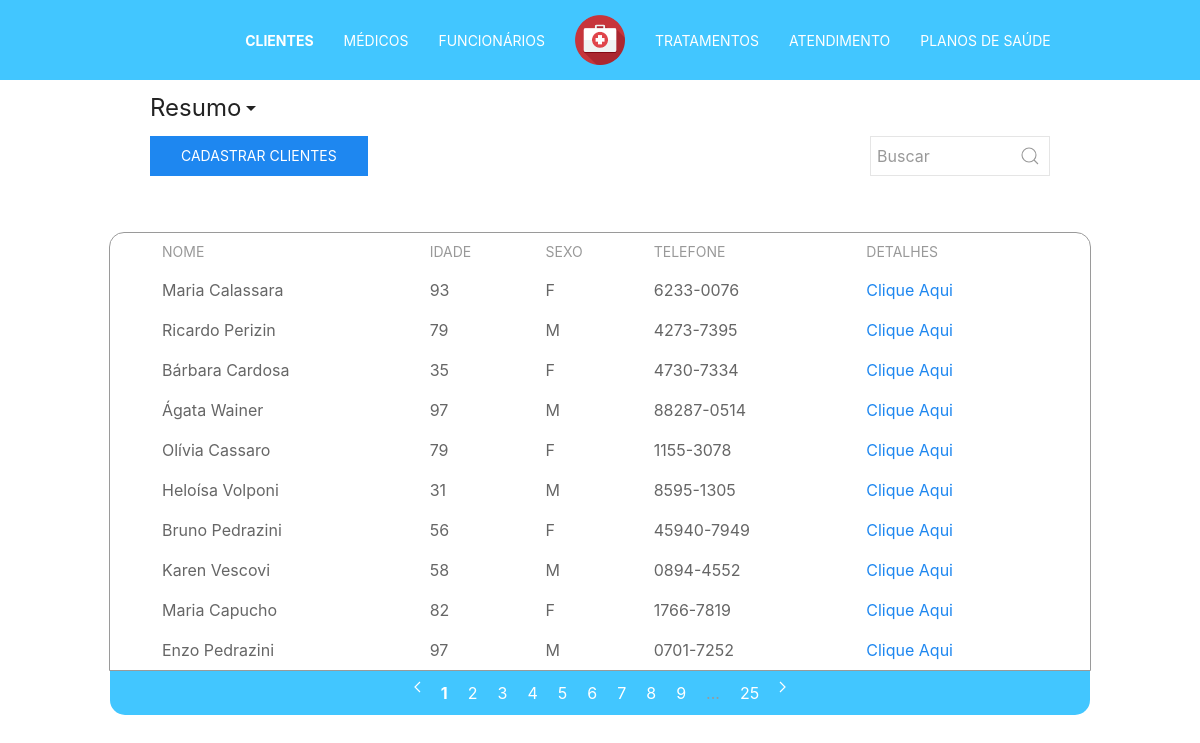
Screenshot of /php/pages/list.php?type=clientes with the database file from the repository.
### tables this page shows
CREATE TABLE `pessoa` (
  `CPF` bigint(20) unsigned NOT NULL,
  `nome` varchar(50) DEFAULT NULL,
  `estado_civil` char(13) NOT NULL,
  `sexo` int(11) NOT NULL,
  `data_de_nascimento` date NOT NULL,
  `numero_do_telefone` char(15) NOT NULL,
  `cep` char(9) NOT NULL,
  `estado` char(30) NOT NULL,
  `cidade` varchar(50) NOT NULL,
  `bairro` varchar(50) NOT NULL,
  `logradouro` varchar(53) NOT NULL,
  `complemento` int(11) NOT NULL,
  `numero` int(11) NOT NULL,
  `email` varchar(100) DEFAULT NULL,
  PRIMARY KEY (`CPF`)
);

### php/tables/table.php (called while the page is built)
<?php
  include("table_head.php");
  include("table_body.php");
  include("table_footer.php");
 ?>

### php/config/checktype.php (called while the page is built, shortened)
<?php
  if(isset($_GET['type'])){
        $type=$_GET['type'];
    }
 ?>

### php/config/checkpage.php (called while the page is built, shortened)
<?php
  $page = 1;
?>

### php/config/checksearch.php (called while the page is built, shortened)
<?php
    $search = "";
 ?>

### php/tables/table_body.php (the view, shortened to what this page needs)
    <tbody>
      <?php
      switch ($type) {
        case "clientes":
            $sql = 'call  lista_de_clientes('.($page-1).', "'.$search.'");';
            foreach ($dbl->query($sql) as $row) {
              $nome = $row['nome'];
              $idade = $row['idade'];
              $sexo = $row['sexo'];
              $telefone = $row['numero_do_telefone'];
              $cpf = $row['cpf'];
              $retVal = ($sexo==1) ? "M" : "F" ;
              echo '<tr >
                <td>'.$nome.'</td>
                <td>'.$idade.'</td>
                <td>'.$retVal.'</td>
                <td>'.$telefone.'</td>
                <td><a href="detail.php?type='.$type.'&id='.$cpf.'">Clique Aqui</a></td>
              </tr>';
            }
            break;
            }
       ?>
    </tbody>
  </table>
</div>

### css/main.css (style rules this page uses)
.custom_padding_bottom_5p { padding-bottom: 5% !important; }

### rows the page displays
pessoa: nome "Maria Calassara", idade "93", sexo "F", numero_do_telefone "6233-0076"
pessoa: nome "Ricardo Perizin", idade "79", sexo "M", numero_do_telefone "4273-7395"
pessoa: nome "Bárbara Cardosa", idade "35", sexo "F", numero_do_telefone "4730-7334"
pessoa: nome "Ágata Wainer", idade "97", sexo "M", numero_do_telefone "88287-0514"
pessoa: nome "Olívia Cassaro", idade "79", sexo "F", numero_do_telefone "1155-3078"
pessoa: nome "Heloísa Volponi", idade "31", sexo "M", numero_do_telefone "8595-1305"
pessoa: nome "Bruno Pedrazini", idade "56", sexo "F", numero_do_telefone "45940-7949"
pessoa: nome "Karen Vescovi", idade "58", sexo "M", numero_do_telefone "0894-4552"
pessoa: nome "Maria Capucho", idade "82", sexo "F", numero_do_telefone "1766-7819"
pessoa: nome "Enzo Pedrazini", idade "97", sexo "M", numero_do_telefone "0701-7252"

### other values shown
$retVal "CADASTRAR"
$type "CLIENTES"
$pages "25"
